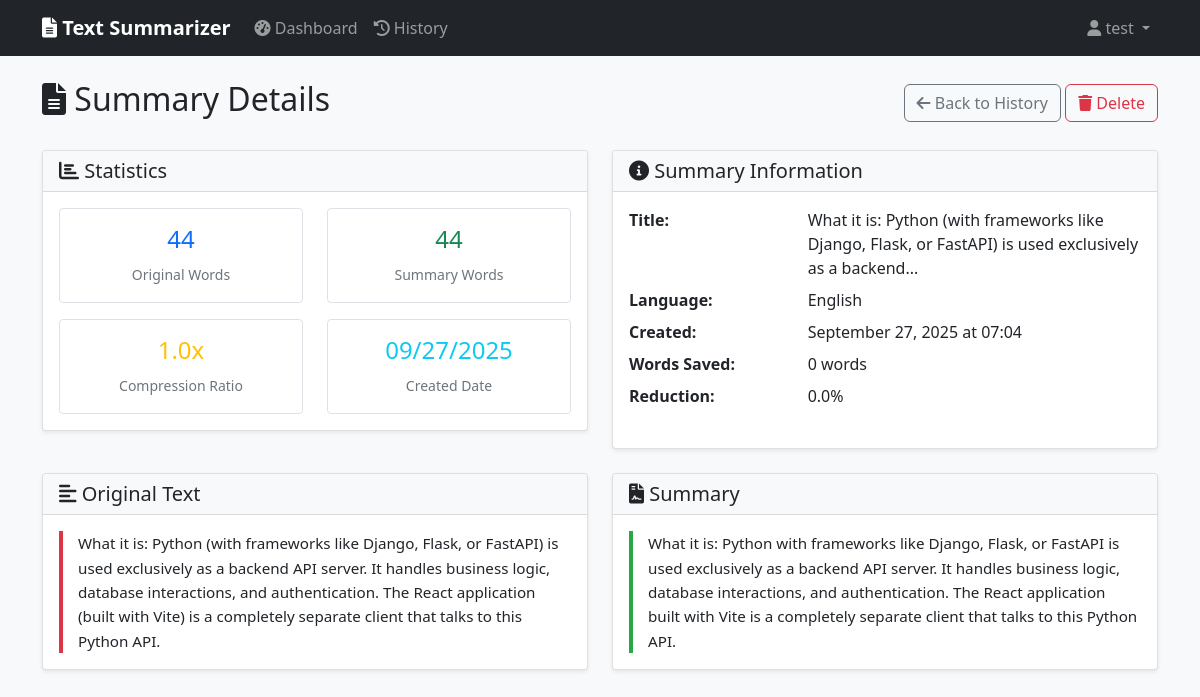
Page /summary/1 (signed in) on the committed database.
### models.py (models this page shows, shortened)
class User(UserMixin, db.Model):
    id = db.Column(db.Integer, primary_key=True)
    username = db.Column(db.String(80), unique=True, nullable=False)
    email = db.Column(db.String(120), unique=True, nullable=False)
    password_hash = db.Column(db.String(128))
    created_at = db.Column(db.DateTime, default=datetime.utcnow)
    is_active = db.Column(db.Boolean, default=True)
    summaries = db.relationship('Summary', backref='user', lazy=True)

class Summary(db.Model):
    id = db.Column(db.Integer, primary_key=True)
    original_text = db.Column(db.Text, nullable=False)
    summary_text = db.Column(db.Text, nullable=False)
    summary_length = db.Column(db.Integer, nullable=False)
    original_length = db.Column(db.Integer, nullable=False)
    compression_ratio = db.Column(db.Float, nullable=False)
    created_at = db.Column(db.DateTime, default=datetime.utcnow)
    user_id = db.Column(db.Integer, db.ForeignKey('user.id'), nullable=False)
    title = db.Column(db.String(200))
    language = db.Column(db.String(10), default='english')

### app.py (the view)
@app.route('/summary/<int:summary_id>')
@login_required
def view_summary(summary_id):
    summary = Summary.query.filter_by(id=summary_id, user_id=current_user.id).first_or_404()
    return render_template('summary.html', summary=summary)

### app.py (called while the page is built)
@login_manager.user_loader
def load_user(user_id):
    return User.query.get(int(user_id))

### templates/summary.html (shortened to what this page needs)
{% extends "base.html" %}
{% block content %}
<div class="d-flex justify-content-between align-items-center mb-4">
    <h2><i class="fas fa-file-alt"></i> Summary Details</h2>
    <div>
        <a href="{{ url_for('history') }}" class="btn btn-outline-secondary">
            <i class="fas fa-arrow-left"></i> Back to History
        </a>
        <form method="POST" action="{{ url_for('delete_summary', summary_id=summary.id) }}" class="d-inline" onsubmit="return confirm('Are you sure you want to delete this summary?')">
            <button type="submit" class="btn btn-outline-danger">
                <i class="fas fa-trash"></i> Delete
            </button>
        </form>
    </div>
</div>
<div class="row">
    <div class="col-md-6">
        <div class="card">
            <div class="card-header">
                <h5 class="card-title mb-0"><i class="fas fa-chart-bar"></i> Statistics</h5>
            </div>
            <div class="card-body">
                <div class="row text-center">
                    <div class="col-6 mb-3">
                        <div class="border rounded p-3">
                            <h4 class="text-primary">{{ summary.original_length }}</h4>
                            <small class="text-muted">Original Words</small>
                        </div>
                    </div>
                    <div class="col-6 mb-3">
                        <div class="border rounded p-3">
                            <h4 class="text-success">{{ summary.summary_length }}</h4>
                            <small class="text-muted">Summary Words</small>
                        </div>
                    </div>
                    <div class="col-6">
                        <div class="border rounded p-3">
                            <h4 class="text-warning">{{ "%.1f"|format(summary.compression_ratio) }}x</h4>
                            <small class="text-muted">Compression Ratio</small>
                        </div>
                    </div>
                    <div class="col-6">
                        <div class="border rounded p-3">
                            <h4 class="text-info">{{ summary.created_at.strftime('%m/%d/%Y') }}</h4>
                            <small class="text-muted">Created Date</small>
                        </div>
                    </div>
                </div>
            </div>
        </div>
    </div>
    <div class="col-md-6">
        <div class="card">
            <div class="card-header">
                <h5 class="card-title mb-0"><i class="fas fa-info-circle"></i> Summary Information</h5>
            </div>
            <div class="card-body">
                <dl class="row">
                    <dt class="col-sm-4">Title:</dt>
                    <dd class="col-sm-8">{{ summary.title }}</dd>
                    <dt class="col-sm-4">Language:</dt>
                    <dd class="col-sm-8">{{ summary.language|title }}</dd>
                    <dt class="col-sm-4">Created:</dt>
                    <dd class="col-sm-8">{{ summary.created_at.strftime('%B %d, %Y at %H:%M') }}</dd>
                    <dt class="col-sm-4">Words Saved:</dt>
                    <dd class="col-sm-8">{{ summary.original_length - summary.summary_length }} words</dd>
                    <dt class="col-sm-4">Reduction:</dt>
                    <dd class="col-sm-8">{{ "%.1f"|format((1 - (summary.summary_length / summary.original_length)) * 100) }}%</dd>
                </dl>
            </div>
        </div>
    </div>
</div>
<div class="row mt-4">
    <div class="col-md-6">
        <div class="card">
            <div class="card-header">
                <h5 class="card-title mb-0"><i class="fas fa-align-left"></i> Original Text</h5>
            </div>
            <div class="card-body">
                <div class="original-text" style="max-height: 400px; overflow-y: auto;">
                    {{ summary.original_text|replace('\n', '<br>')|safe }}
                </div>
            </div>
        </div>
    </div>
    <div class="col-md-6">
        <div class="card">
            <div class="card-header">
                <h5 class="card-title mb-0"><i class="fas fa-file-contract"></i> Summary</h5>
            </div>
            <div class="card-body">
                <div class="summary-text" style="max-height: 400px; overflow-y: auto;">
                    {{ summary.summary_text|replace('\n', '<br>')|safe }}
                </div>
            </div>
        </div>
    </div>
</div>
{% endblock %}

### templates/base.html (shortened to what this page needs)
<!DOCTYPE html>
<html lang="en">
<head>
    <link href="https://cdn.jsdelivr.net/npm/bootstrap@5.1.3/dist/css/bootstrap.min.css" rel="stylesheet">
    <link href="https://cdnjs.cloudflare.com/ajax/libs/font-awesome/6.0.0/css/all.min.css" rel="stylesheet">
    <link href="{{ url_for('static', filename='css/style.css') }}" rel="stylesheet">
</head>
<body>
    <nav class="navbar navbar-expand-lg navbar-dark bg-dark">
        <div class="container">
            <a class="navbar-brand" href="{{ url_for('index') }}">
                <i class="fas fa-file-alt"></i> Text Summarizer
            </a>
            <div class="collapse navbar-collapse" id="navbarNav">
                <ul class="navbar-nav me-auto">
                    {% if current_user.is_authenticated %}
                    <li class="nav-item">
                        <a class="nav-link" href="{{ url_for('dashboard') }}">
                            <i class="fas fa-tachometer-alt"></i> Dashboard
                        </a>
                    </li>
                    <li class="nav-item">
                        <a class="nav-link" href="{{ url_for('history') }}">
                            <i class="fas fa-history"></i> History
                        </a>
                    </li>
                    {% endif %}
                </ul>
                <ul class="navbar-nav">
                    {% if current_user.is_authenticated %}
                    <li class="nav-item dropdown">
                        <a class="nav-link dropdown-toggle" href="#" id="navbarDropdown" role="button" data-bs-toggle="dropdown">
                            <i class="fas fa-user"></i> {{ current_user.username }}
                        </a>
                    </li>
                    {% endif %}
                </ul>
            </div>
        </div>
    </nav>
    <div class="container mt-4">
        {% block content %}{% endblock %}
    </div>
</body>
</html>

### static/css/style.css (style rules this page uses)
body { background-color: #f8f9fa; }
.card { box-shadow: 0 0.125rem 0.25rem rgba(0, 0, 0, 0.075); border: 1px solid rgba(0, 0, 0, 0.125); }
.card-header { background-color: #f8f9fa; border-bottom: 1px solid rgba(0, 0, 0, 0.125); }
.original-text, .summary-text { line-height: 1.6; font-size: 0.95rem; }
.original-text { border-left: 4px solid #dc3545; padding-left: 15px; }
.summary-text { border-left: 4px solid #28a745; padding-left: 15px; }
.navbar-brand { font-weight: 600; }
.btn { border-radius: 0.375rem; }

### rows in the picture
User: username "test"
Summary: original_length "44", summary_length "44", compression_ratio "1.0", created_at "09/27/2025", title "What it is: Python (with frameworks like Django, Flask, or FastAPI) is used exclusively as a backend...", language "English", created_at "September 27, 2025 at 07:04", summary.original_length-summary.summary_length "0", summary_length+original_length "0.0", original_text "What it is: Python (with frameworks like Django, Flask, or FastAPI) is used exclusively as a backend API server. It handles business logic, database interactions, and authentication. The React application (built with Vite) is a completely separate client that talks to this Python API.", summary_text "What it is: Python with frameworks like Django, Flask, or FastAPI is used exclusively as a backend API server. It handles business logic, database interactions, and authentication. The React application built with Vite is a completely separate client that talks to this Python API."
